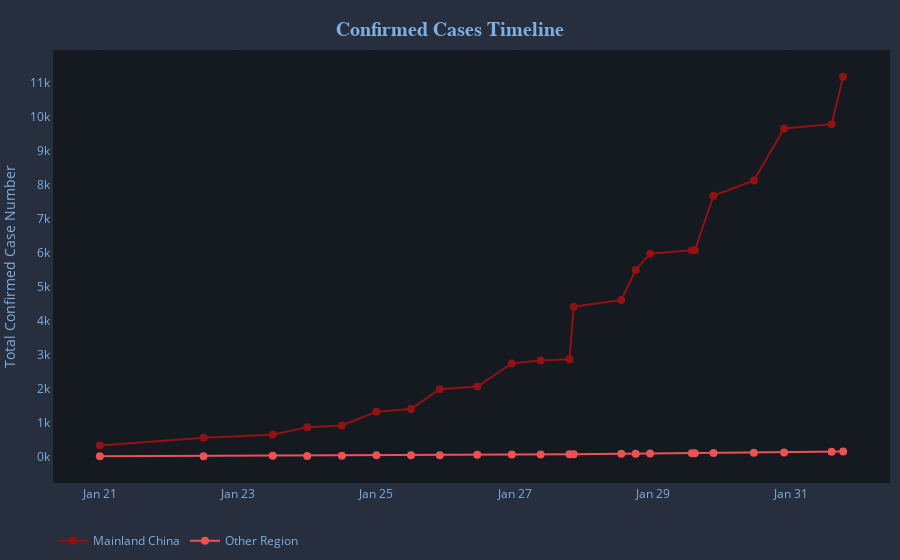

Notebook source saved alongside this figure:
### Code cell
# Line plot for confirmed cases
# Set up tick scale based on confirmed case number
tickList = list(np.arange(0, df_confirmed['Mainland China'].max()+1000, 1000))

# Create empty figure canvas
fig_confirmed = go.Figure()
# Add trace to the figure
fig_confirmed.add_trace(go.Scatter(x=df_confirmed['Date'], y=df_confirmed['Mainland China'],
                         mode='lines+markers',
                         name='Mainland China',
                         line=dict(color='#921113', width=2),
                         marker=dict(size=8),
                         text=[datetime.strftime(d+timedelta(hours=16), '%b %d %Y %H:%M AEDT') for d in df_confirmed['Date']],
                         hovertemplate='<b>%{text}</b><br></br>'+
                                       'Mainland China confirmed<br>'+
                                       '%{y} cases<br>'+
                                       '<extra></extra>'))
fig_confirmed.add_trace(go.Scatter(x=df_confirmed['Date'], y=df_confirmed['Other locations'],
                         mode='lines+markers',
                         name='Other Region',
                         line=dict(color='#eb5254', width=2),
                         marker=dict(size=8),
                         text=[datetime.strftime(d+timedelta(hours=16), '%b %d %Y %H:%M AEDT') for d in df_confirmed['Date']],
                         hovertemplate='<b>%{text}</b><br></br>'+
                                       'Other region confirmed<br>'+
                                       '%{y} cases<br>'+
                                       '<extra></extra>'))
# Customise layout
fig_confirmed.update_layout(
    title=dict(
        text="<b>Confirmed Cases Timeline<b>",
        y=0.96, x=0.5, xanchor='center', yanchor='top',
        font=dict(size=20, color="#7fafdf", family="Playfair Display")
    ),
    margin=go.layout.Margin(
        l=5,
        r=10,
        b=10,
        t=50,
        pad=0
    ),
    yaxis=dict(
        showline=True, linecolor='#272e3e',
        zeroline=False,
        gridcolor='#272e3e',
        gridwidth = .1,
        tickmode='array',
        # Set tick range based on the maximum number
        tickvals=tickList,
        # Set tick label accordingly
        ticktext=['{:.0f}k'.format(i/1000) for i in tickList]
    ),
    yaxis_title="Total Confirmed Case Number",
    xaxis=dict(
        showline=True, linecolor='#272e3e',
        gridcolor='#272e3e',
        gridwidth = .1,
        zeroline=False
    ),
    xaxis_tickformat='%b %d',
    hovermode = 'x',
    legend_orientation="h",
    plot_bgcolor='#151920',
    paper_bgcolor='#272e3e',
    font=dict(color='#7fafdf')
)

fig_confirmed.show()

### Figure 1 — Plotly figure (JSON) as saved in the notebook; plotly's stock layout.template omitted (floating-point values rounded to 4 significant figures)
{"data": [{"hovertemplate": "<b>%{text}</b><br></br>Mainland China confirmed<br>%{y} cases<br><extra></extra>", "line": {"color": "#921113", "width": 2}, "marker": {"size": 8}, "mode": "lines+markers", "name": "Mainland China", "text": ["Feb 01 2020 10:00 AEDT", "Feb 01 2020 06:00 AEDT", "Jan 31 2020 13:30 AEDT", "Jan 31 2020 03:00 AEDT", "Jan 30 2020 13:00 AEDT", "Jan 30 2020 06:30 AEDT", "Jan 30 2020 05:30 AEDT", "Jan 29 2020 15:00 AEDT", "Jan 29 2020 10:00 AEDT", "Jan 29 2020 05:00 AEDT", "Jan 28 2020 12:30 AEDT", "Jan 28 2020 11:00 AEDT", "Jan 28 2020 01:00 AEDT", "Jan 27 2020 15:00 AEDT", "Jan 27 2020 03:00 AEDT", "Jan 26 2020 14:00 AEDT", "Jan 26 2020 04:00 AEDT", "Jan 25 2020 16:00 AEDT", "Jan 25 2020 04:00 AEDT", "Jan 24 2020 16:00 AEDT", "Jan 24 2020 04:00 AEDT", "Jan 23 2020 04:00 AEDT", "Jan 21 2020 16:00 AEDT"], "type": "scatter", "x": ["2020-01-31T18:00:00", "2020-01-31T14:00:00", "2020-01-30T21:30:00", "2020-01-30T11:00:00", "2020-01-29T21:00:00", "2020-01-29T14:30:00", "2020-01-29T13:30:00", "2020-01-28T23:00:00", "2020-01-28T18:00:00", "2020-01-28T13:00:00", "2020-01-27T20:30:00", "2020-01-27T19:00:00", "2020-01-27T09:00:00", "2020-01-26T23:00:00", "2020-01-26T11:00:00", "2020-01-25T22:00:00", "2020-01-25T12:00:00", "2020-01-25T00:00:00", "2020-01-24T12:00:00", "2020-01-24T00:00:00", "2020-01-23T12:00:00", "2020-01-22T12:00:00", "2020-01-21T00:00:00"], "y": [11182, 9783, 9658, 8124, 7678, 6070, 6070, 5970, 5494, 4610, 4409, 2863, 2825, 2737, 2062, 1979, 1399, 1320, 916, 865, 639, 549, 327]}, {"hovertemplate": "<b>%{text}</b><br></br>Other region confirmed<br>%{y} cases<br><extra></extra>", "line": {"color": "#eb5254", "width": 2}, "marker": {"size": 8}, "mode": "lines+markers", "name": "Other Region", "text": ["Feb 01 2020 10:00 AEDT", "Feb 01 2020 06:00 AEDT", "Jan 31 2020 13:30 AEDT", "Jan 31 2020 03:00 AEDT", "Jan 30 2020 13:00 AEDT", "Jan 30 2020 06:30 AEDT", "Jan 30 2020 05:30 AEDT", "Jan 29 2020 15:00 AEDT", "Jan 29 2020 10:00 AEDT", "Jan 29 2020 05:00 AEDT", "Jan 28 2020 12:30 AEDT", "Jan 28 2020 11:00 AEDT", "Jan 28 2020 01:00 AEDT", "Jan 27 2020 15:00 AEDT", "Jan 27 2020 03:00 AEDT", "Jan 26 2020 14:00 AEDT", "Jan 26 2020 04:00 AEDT", "Jan 25 2020 16:00 AEDT", "Jan 25 2020 04:00 AEDT", "Jan 24 2020 16:00 AEDT", "Jan 24 2020 04:00 AEDT", "Jan 23 2020 04:00 AEDT", "Jan 21 2020 16:00 AEDT"], "type": "scatter", "x": ["2020-01-31T18:00:00", "2020-01-31T14:00:00", "2020-01-30T21:30:00", "2020-01-30T11:00:00", "2020-01-29T21:00:00", "2020-01-29T14:30:00", "2020-01-29T13:30:00", "2020-01-28T23:00:00", "2020-01-28T18:00:00", "2020-01-28T13:00:00", "2020-01-27T20:30:00", "2020-01-27T19:00:00", "2020-01-27T09:00:00", "2020-01-26T23:00:00", "2020-01-26T11:00:00", "2020-01-25T22:00:00", "2020-01-25T12:00:00", "2020-01-25T00:00:00", "2020-01-24T12:00:00", "2020-01-24T00:00:00", "2020-01-23T12:00:00", "2020-01-22T12:00:00", "2020-01-21T00:00:00"], "y": [146, 142, 118, 111, 105, 95, 94, 87, 84, 80, 64, 64, 61, 57, 54, 40, 39, 34, 25, 16, 26, 6, 5]}], "layout": {"font": {"color": "#7fafdf"}, "hovermode": "x", "legend": {"orientation": "h"}, "margin": {"b": 10, "l": 5, "pad": 0, "r": 10, "t": 50}, "paper_bgcolor": "#272e3e", "plot_bgcolor": "#151920", "title": {"font": {"color": "#7fafdf", "family": "Playfair Display", "size": 20}, "text": "<b>Confirmed Cases Timeline<b>", "x": 0.5, "xanchor": "center", "y": 0.96, "yanchor": "top"}, "xaxis": {"gridcolor": "#272e3e", "gridwidth": 0.1, "linecolor": "#272e3e", "showline": true, "tickformat": "%b %d", "zeroline": false}, "yaxis": {"gridcolor": "#272e3e", "gridwidth": 0.1, "linecolor": "#272e3e", "showline": true, "tickmode": "array", "ticktext": ["0k", "1k", "2k", "3k", "4k", "5k", "6k", "7k", "8k", "9k", "10k", "11k", "12k"], "tickvals": [0, 1000, 2000, 3000, 4000, 5000, 6000, 7000, 8000, 9000, 10000, 11000, 12000], "title": {"text": "Total Confirmed Case Number"}, "zeroline": false}}}
